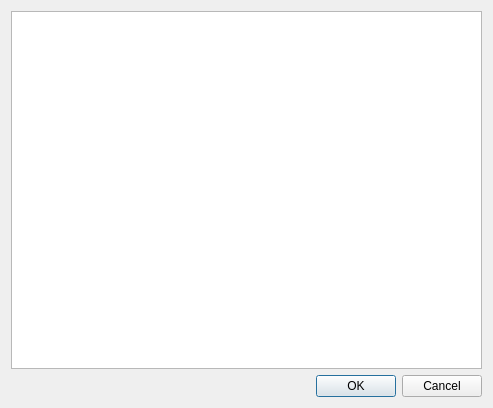
<?xml version="1.0" encoding="UTF-8"?>
<ui version="4.0">
 <class>About</class>
 <widget class="QDialog" name="About">
  <property name="enabled">
   <bool>true</bool>
  </property>
  <property name="geometry">
   <rect>
    <x>0</x>
    <y>0</y>
    <width>493</width>
    <height>408</height>
   </rect>
  </property>
  <property name="windowTitle">
   <string>About</string>
  </property>
  <layout class="QGridLayout" name="gridLayout">
   <item row="0" column="0">
    <widget class="QTextBrowser" name="textBrowser"/>
   </item>
   <item row="1" column="0">
    <widget class="QDialogButtonBox" name="buttonBox">
     <property name="orientation">
      <enum>Qt::Horizontal</enum>
     </property>
     <property name="standardButtons">
      <set>QDialogButtonBox::Cancel|QDialogButtonBox::Ok</set>
     </property>
    </widget>
   </item>
  </layout>
 </widget>
 <resources/>
 <connections>
  <connection>
   <sender>buttonBox</sender>
   <signal>accepted()</signal>
   <receiver>About</receiver>
   <slot>accept()</slot>
   <hints>
    <hint type="sourcelabel">
     <x>248</x>
     <y>254</y>
    </hint>
    <hint type="destinationlabel">
     <x>157</x>
     <y>274</y>
    </hint>
   </hints>
  </connection>
  <connection>
   <sender>buttonBox</sender>
   <signal>rejected()</signal>
   <receiver>About</receiver>
   <slot>reject()</slot>
   <hints>
    <hint type="sourcelabel">
     <x>316</x>
     <y>260</y>
    </hint>
    <hint type="destinationlabel">
     <x>286</x>
     <y>274</y>
    </hint>
   </hints>
  </connection>
 </connections>
</ui>
